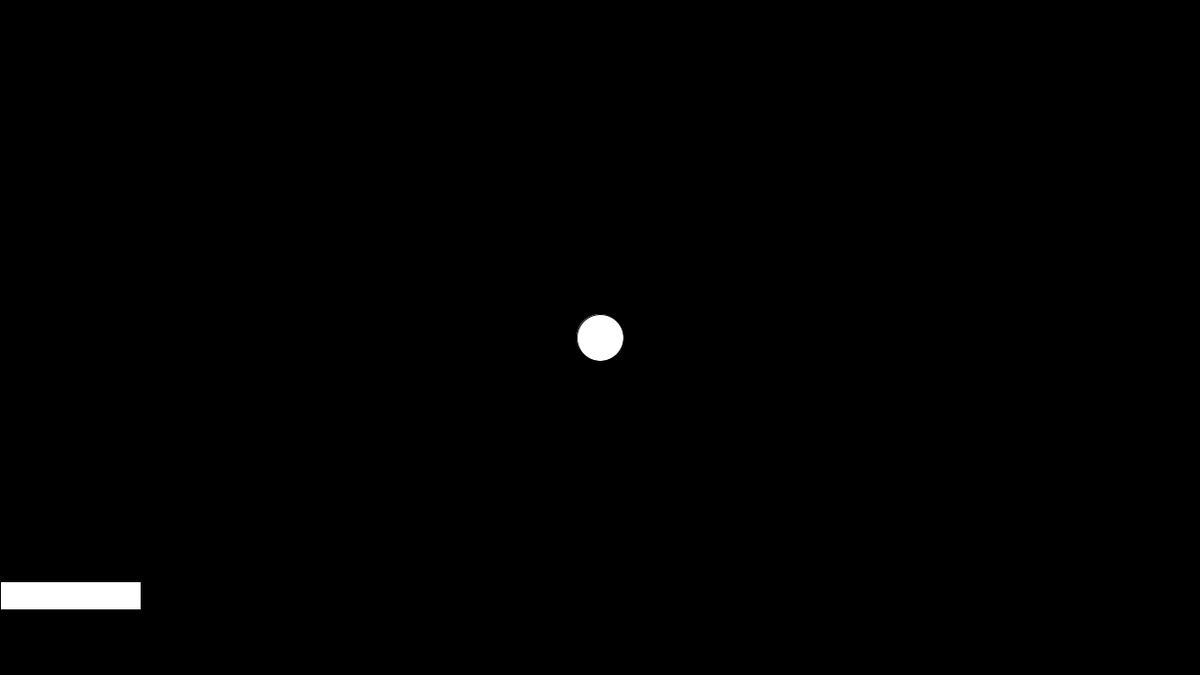
Frame 1 (no input)
Frame 60 (the mouse pressed at the canvas centre just before this capture): identical to frame 1, image omitted
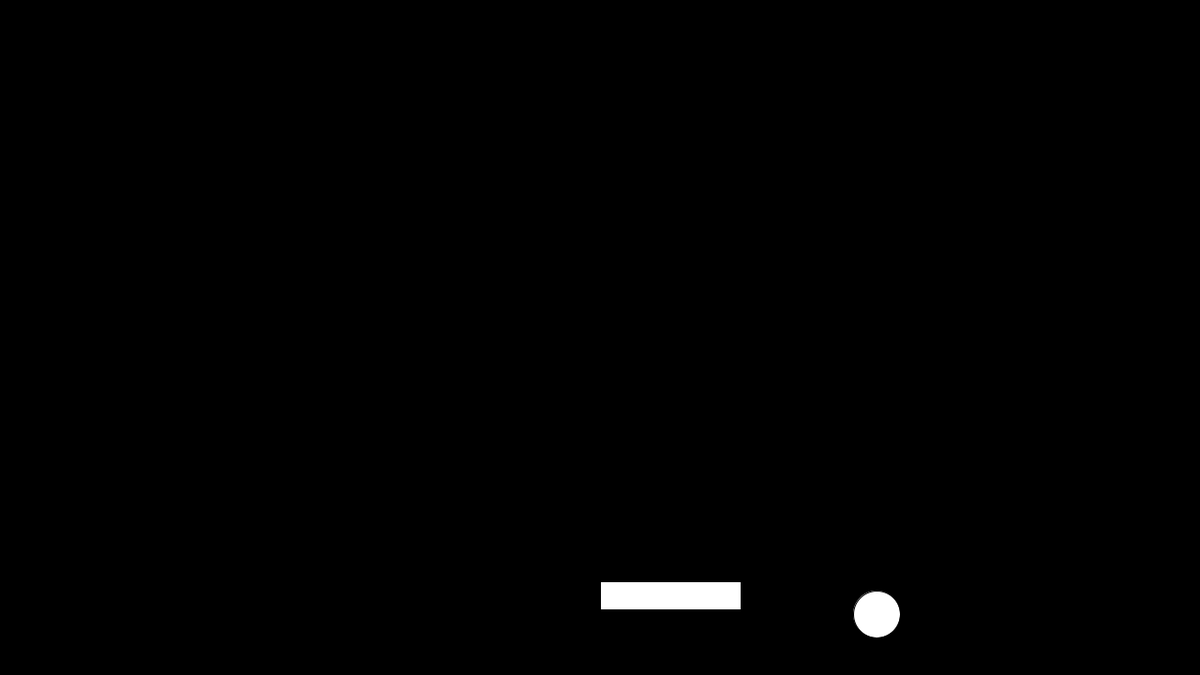
Frame 120 (the mouse held since frame 60 and released just before this capture)

The Processing sketch that drew these frames (run headless with seeded random() and noise(); from frame 60 on, the mouse is pressed at the canvas centre):

// Processing sketch: sketch_07_bouncing_ball
// ── sketch_07_bouncing_ball.pde
float shapeX;
float shapeY;
float speedX;
float speedY;
float direction;

float paddleY;

boolean going;

void setup() {
  size(1280, 720);
  shapeX = width / 2;
  shapeY = height / 2;
  speedX = 5;
  speedY = 5;
  direction = 1;

  paddleY = height - 100;
}

void mousePressed() {
  going = !going; // toggle between true/false on click
}

void draw() {
  background(0);

  circle(shapeX, shapeY, 50);
  rect(mouseX, paddleY, 150, 30);

  // wall collision
  if (shapeX <= 0 || shapeX >= width) {
    speedX = speedX * -direction;
  }

  if (shapeY <= 0 || shapeY >= height) {
    speedY = speedY * -direction;
  }
  
  // paddle collision
  if (shapeY + 25 >= paddleY && shapeY - 25 <= paddleY + 30 && shapeX >= mouseX && shapeX <= mouseX + 150) {
    speedY *= -direction;
  }

  // top collision
  if (shapeY <= 25) {
    speedY *= -direction;
  }

  // move on click
  if (going) {
    shapeX = shapeX + speedX;
    shapeY = shapeY + speedY;
  }
}
